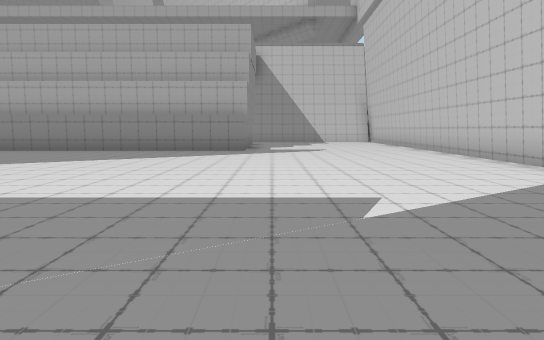
View 1 (above)

24 first-person views from a walk through a scene from a Unity 3-D project. The camera is 1.2 m above the floor, tilts 6° down and sees 70° across. The floor is counted in squares, 2 m on a side. Each view is taken from the middle of a square. On the plan, view 1 faces up. The plan holds only what a view shows up to about 11 squares ahead; the rest is blank. The place goes on beyond the plan.

View 2
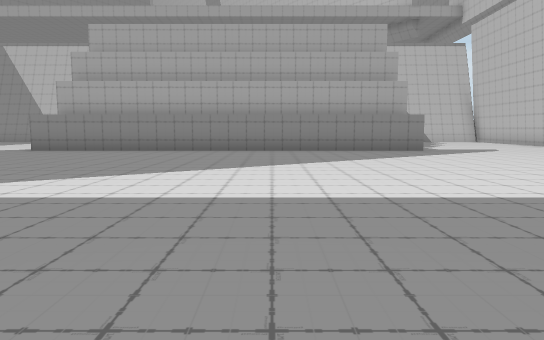

View 3
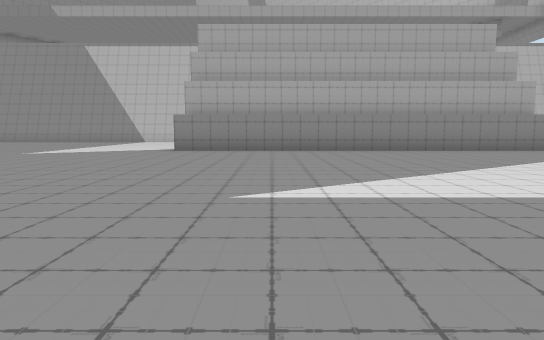

View 4
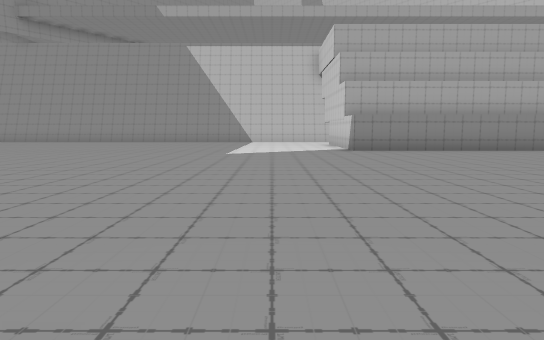

View 5
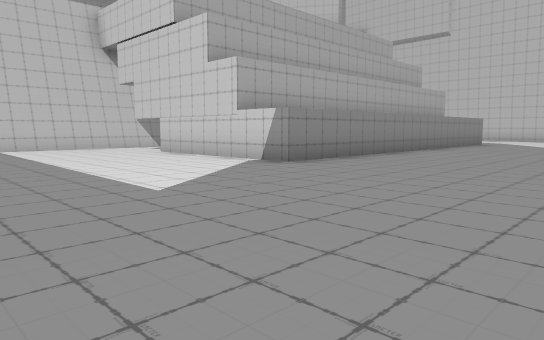

View 6
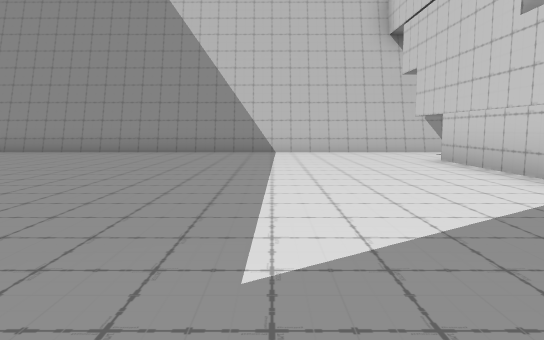

View 7
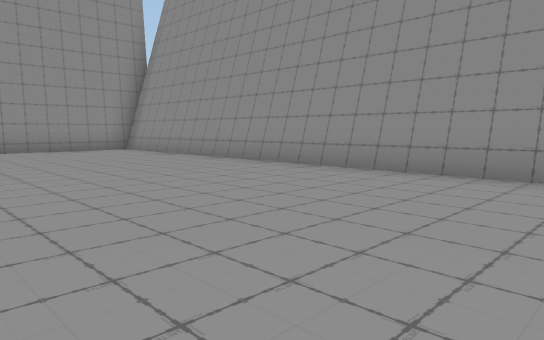

View 8
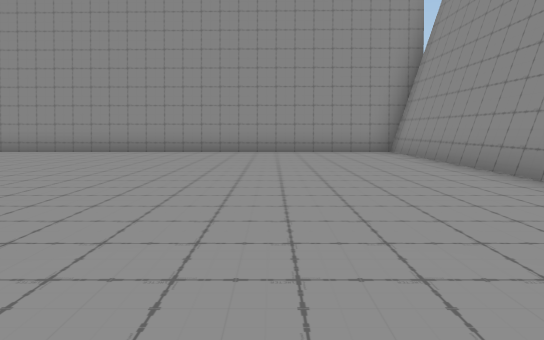

View 9
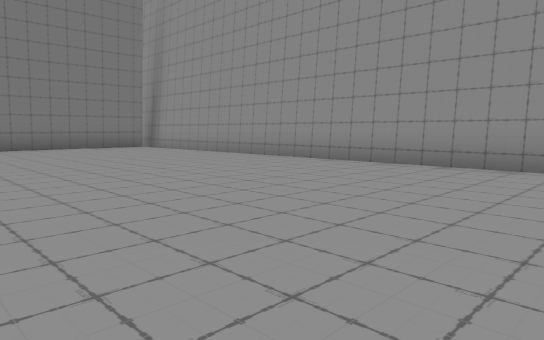

View 10
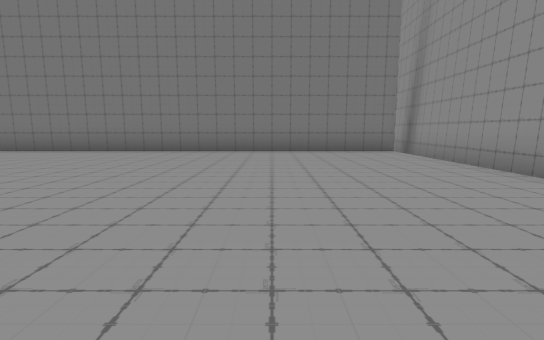

View 11
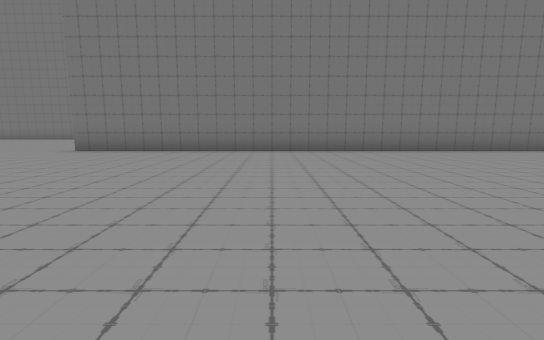

View 12
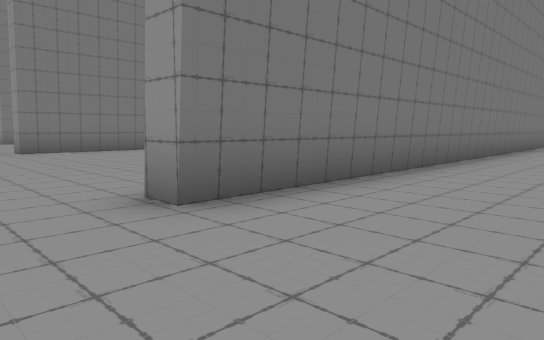

View 13
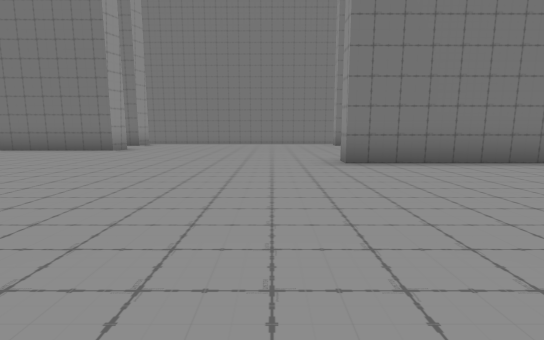

View 14
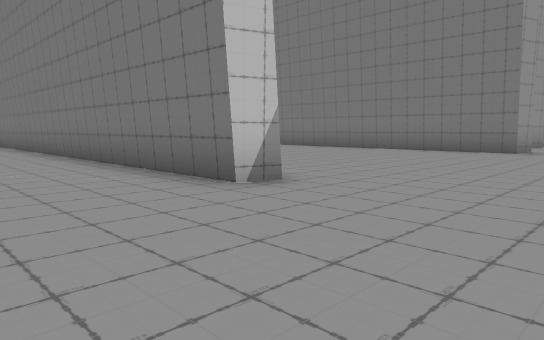

View 15
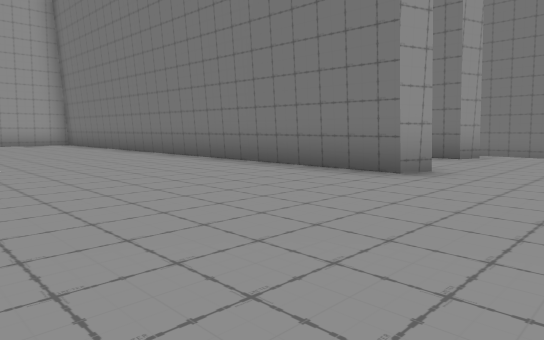

View 16
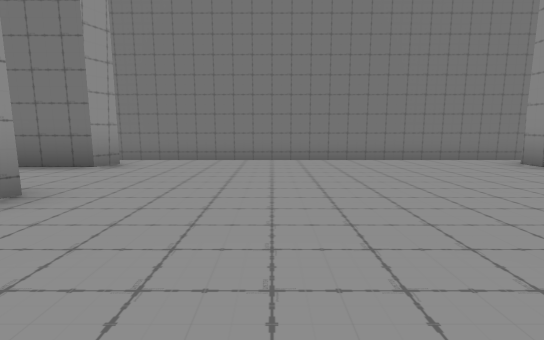

View 17
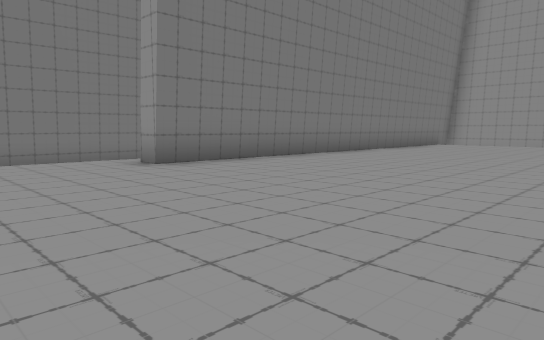

View 18
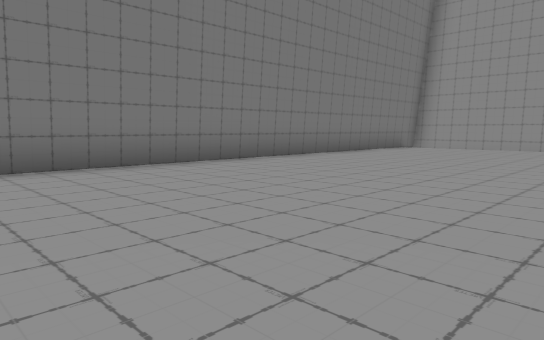

View 19
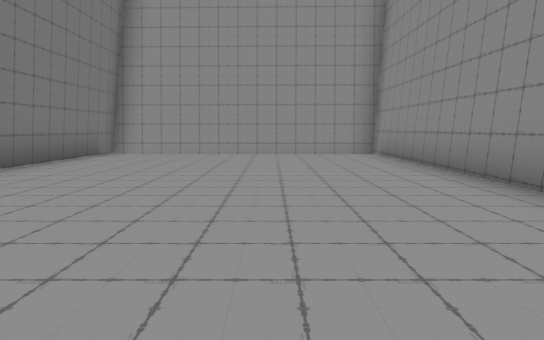

View 20
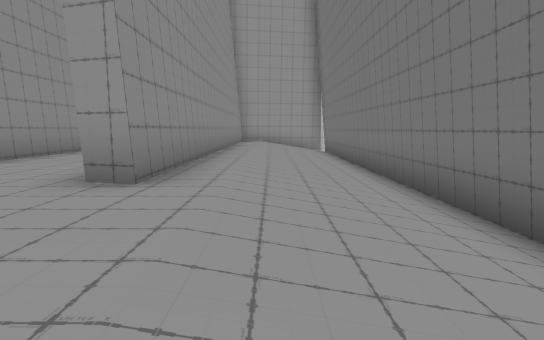

View 21
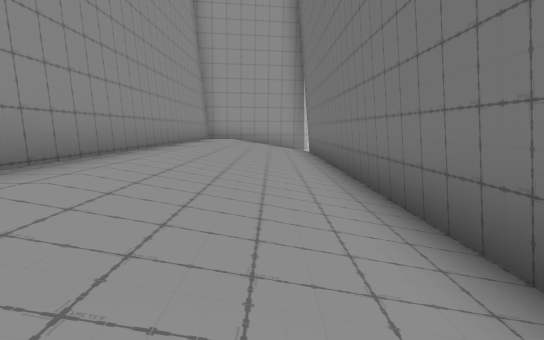

View 22
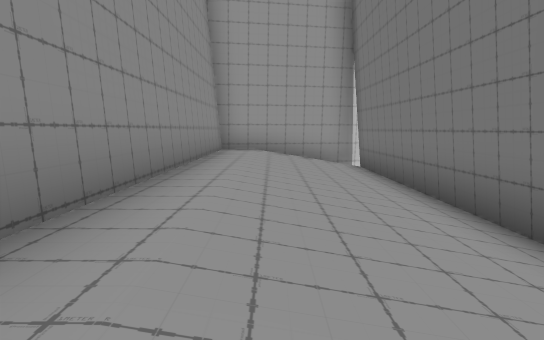

View 23
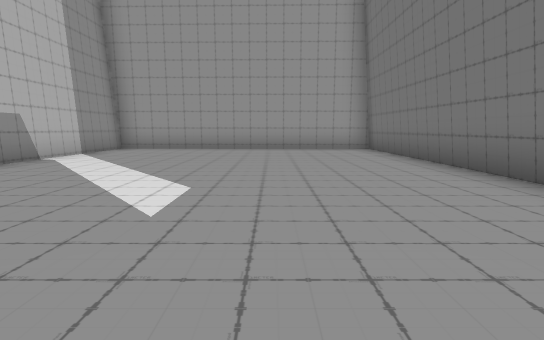

View 24
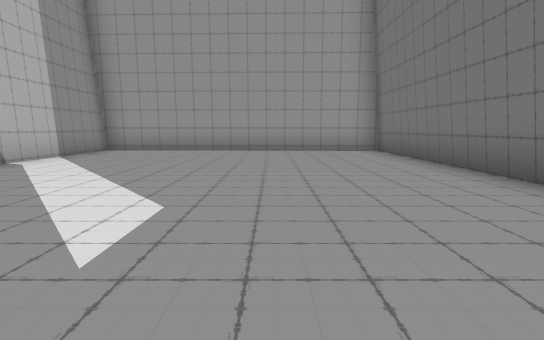

### Floor plan
Key: @ floor where view 1 was taken; # wall or solid block; . floor; / step, stairs or slope.
Columns run from 29 left of view 1 to 5 right of it. Each row starts with its distance up from view 1.
 19         ###########
 18  ###################
 17 #..................
 16 #.................
 15 #.................#
 14 #.................#
 13 #.................#
 12 #.......   .......#
 11 #.................###########.....#
 10 #.................................#
  9 #.................................#
  8 #.................................#
  7 #.................................#
  6 #................................##
  5 #................................
  4 #................................
  3 #...............................
  2 #...............................
  1 #................  ... ...  ...
  0 ###############..   .   .    @
 -1               .. ....
 -2              .............
 -3              .................
 -4             .........#############
 -5             ..........    .......#
 -6            ............  ........#
 -7            ......................#
 -8 #######   ####...................#
 -9 #........ .......................#
-10 #................................#
-11 #................................#
-12 #...................##############
-13 #........................
-14 #.......................
-15 #############.......##############
-16              ....................#
-17              ////////////////////##
-18                  /////////////////#
-19           ////////////////////////#
-20           ########################

Where each view was taken, in squares from view 1:
view 1: 0 up, 0 right, facing up
view 2: 0 up, 5 left, facing up
view 3: 0 up, 9 left, facing up
view 4: 0 up, 14 left, facing up
view 5: 6 up, 17 left, facing up-right
view 6: 8 up, 15 left, facing up
view 7: 13 up, 17 left, facing up-left
view 8: 15 up, 18 left, facing left
view 9: 13 up, 22 left, facing down-left
view 10: 11 up, 25 left, facing down
view 11: 11 up, 20 left, facing down
view 12: 3 up, 13 left, facing down-left
view 13: 1 down, 14 left, facing down
view 14: 1 down, 12 left, facing down-right
view 15: 7 down, 12 left, facing down-right
view 16: 9 down, 12 left, facing down
view 17: 9 down, 13 left, facing down-left
view 18: 9 down, 16 left, facing down-left
view 19: 11 down, 19 left, facing left
view 20: 17 down, 13 left, facing right
view 21: 18 down, 10 left, facing right
view 22: 17 down, 6 left, facing right
view 23: 9 down, 8 left, facing right
view 24: 9 down, 7 left, facing right
